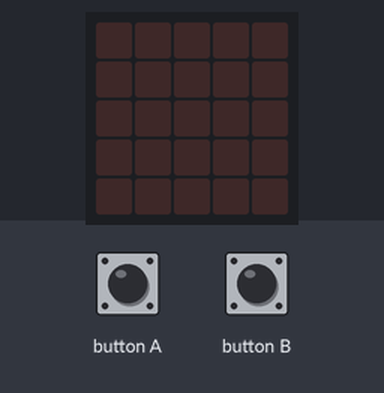
A program run on a simulated BBC micro:bit (MakeCode). On the bench: the board's 5×5 LED display. Inputs (shaded band) come from the test bench. Random numbers come from a fixed seed.

Above: at 1.2 s.
1.3 s: button B pressed for 0.15 s
At 3.2 s:
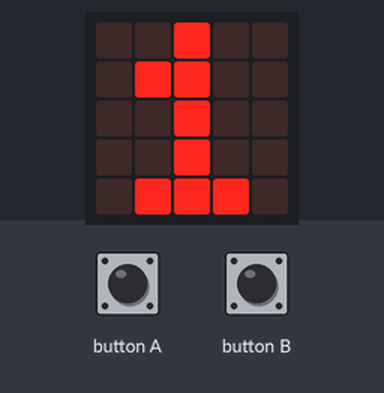
4.4 s: button A pressed for 0.15 s
At 7.3 s:
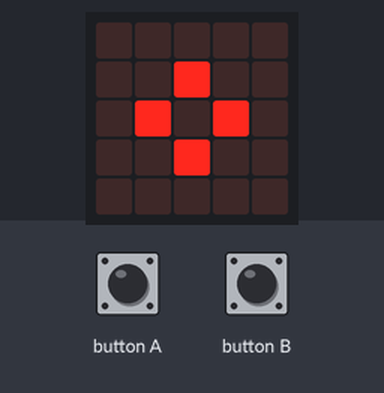
7.5 s: button A pressed for 0.15 s
At 8.2 s:
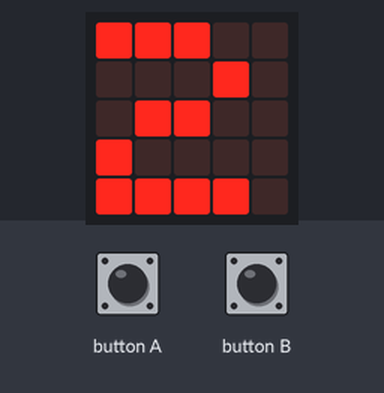
9.9 s: button B pressed for 0.15 s
At 13.1 s:
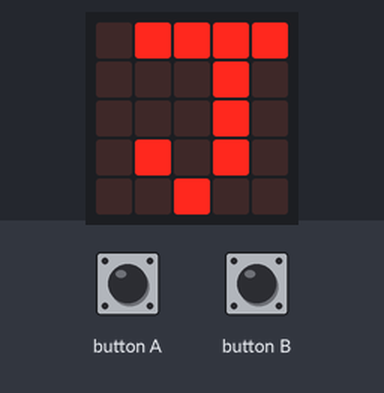
Timing chart, 0 to 14.6 s (numbered marks = the images above; inputs shaded):
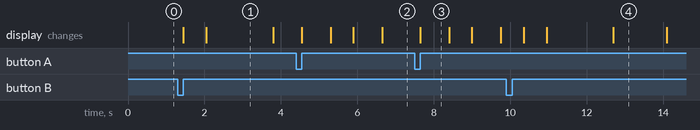

The program:

main.ts
```typescript
input.onButtonPressed(Button.A, function () {
    animalhumano = randint(1, 3)
    basic.showNumber(animalhumano)
    basic.showIcon(IconNames.SmallDiamond)
    animalmaquina = randint(1, 3)
    basic.showNumber(animalmaquina)
    basic.showIcon(IconNames.SmallDiamond)
    while (animalmaquina == animalhumano) {
        animalmaquina = randint(1, 3)
        basic.showIcon(IconNames.SmallDiamond)
        basic.showNumber(animalmaquina)
    }
    rodada = rodada + 1
})
input.onButtonPressed(Button.B, function () {
    basic.showIcon(IconNames.Heart)
    escolha = randint(1, 3)
    basic.showNumber(escolha)
    basic.pause(1000)
    if (animalhumano == escolha) {
        basic.showLeds(`
            . # # # #
            . . . # .
            . . . # .
            . # . # .
            . . # . .
            `)
        pontoshumano = pontoshumano + 1
        basic.pause(1000)
        basic.showNumber(pontoshumano)
    } else if (animalmaquina == escolha) {
        basic.showLeds(`
            # . . . #
            # # . # #
            # . # . #
            # . . . #
            # . . . #
            `)
        pontosmaquina = pontosmaquina + 1
        basic.pause(1000)
        basic.showNumber(pontosmaquina)
    } else {
        basic.showIcon(IconNames.No)
    }
    if (rodada == 3 && pontoshumano > pontosmaquina) {
        basic.showLeds(`
            . # # # #
            . . . # .
            . . . # .
            . # . # .
            . . # . .
            `)
    } else if (rodada == 3 && pontoshumano < pontosmaquina) {
        basic.showLeds(`
            # . . . #
            # # . # #
            # . # . #
            # . . . #
            # . . . #
            `)
    }
})
let rodada = 0
let pontosmaquina = 0
let pontoshumano = 0
let escolha = 0
let animalmaquina = 0
let animalhumano = 0
animalhumano = 0
animalmaquina = 0
escolha = 0
let i = 1
pontoshumano = 0
pontosmaquina = 0
rodada = 0
```

test.ts
```typescript
// testes vão aqui; isto não será compilado quando este pacote for usado como uma extensão.
```

Measured:
- after the input at 1.3 s, the display: first changes after 0.15 s (image 1 shows a later state)
- after the input at 4.4 s, the display: first changes after 0.15 s (image 2 shows a later state)
- after the input at 7.5 s, the display: changes after 0.15 s (image 3)
- after the input at 9.9 s, the display: first changes after 0.45 s (image 4 shows a later state)
- what the display in image 1 shows lasts 1.7 s, from 2.1 s to 3.8 s
- what the display in image 3 shows lasts 0.7 s, from 7.7 s to 8.4 s
